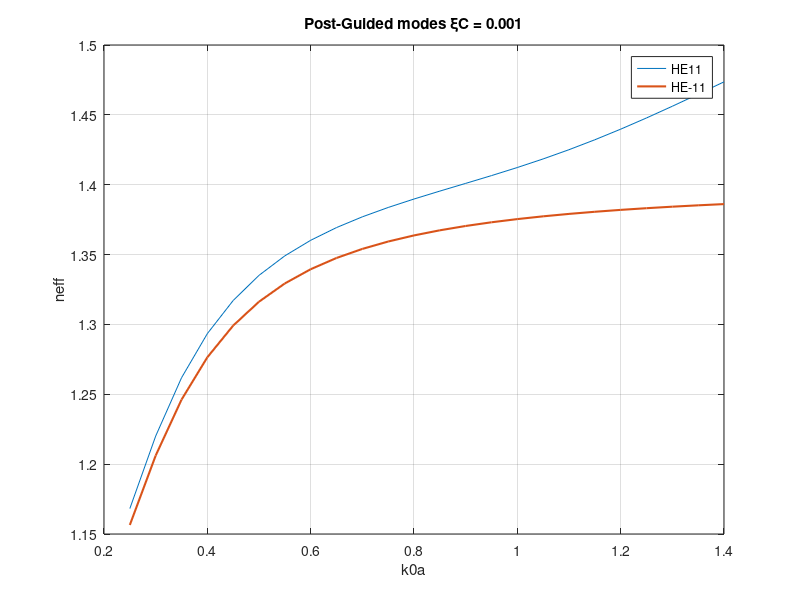
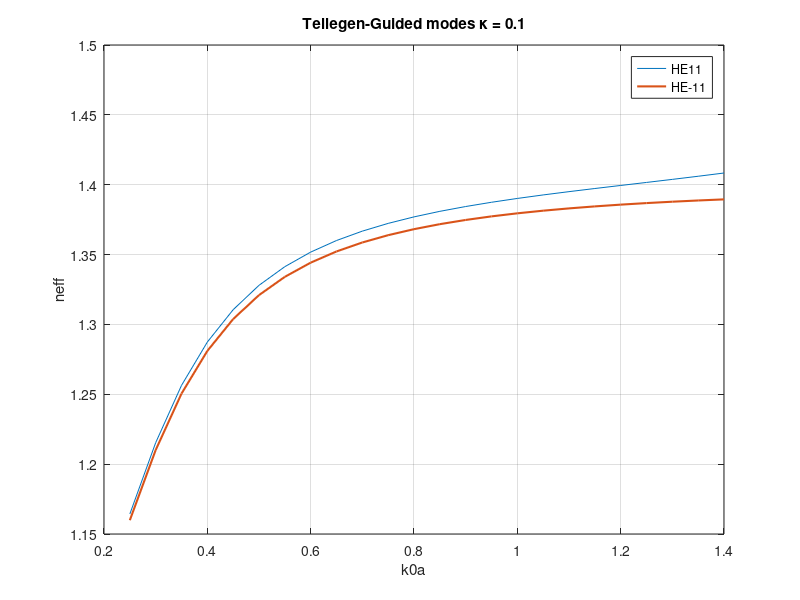

These figures' MATLAB source, in order:
clc, close all, clear all


% Plot
%Post
%Chirality=0
% x=linspace(0.25,1.4,24);
% y1=[1.1621264112771685 1.2127439270702591 1.2534355708765392 1.284212281590459 1.3071649934951726 ... 
%     1.3244183401266998 1.3375932313128533 1.3478325179385868 1.3559284594054222 1.362433238041437 ...
% 1.367737017371117 1.3721200610699893 1.3757871308930476 1.3788903114021598 1.38154434303737 ...
% 1.3838370784388538 1.385836726758082 1.3875969520958764 1.3891605166328782 1.3905619218694452...
% 1.3918293502642074 1.3929861093227667 1.3940517221805035 1.395042755166106];
% y2=[1.1621264112931426 1.21274392709108 1.2534355709026999 1.284212281622229 1.3071649935329228 ...
% 1.324418340170926 1.337593231364173 1.3478325179977662 1.3559284594733634 1.362433238119182 ...
% 1.367737017459864 1.3721200611711106 1.375787131008108 1.378890311532942 1.381544343185922 ...
% 1.3838370786075118 1.3858367269495293 1.3875969523132037 1.3891605168796417 1.3905619221497467...
% 1.3918293499456238 1.3929861089604174 1.3940517217680437 1.3950427546961996];
% figure('Name','Guided modes'), plot(x,y1,x,y2,'LineWidth',1.5), grid on
% legend('HE11','HE-11','Location','best')
% title('Post-Guided modes ξC = 0')
% xlabel('k0a') 
% ylabel('neff')

%Chirality=0.001
x=linspace(0.25,1.4,24);
y11=[1.1681969111305888 1.2200684486038131 1.2617911200808285 1.2934119461957398 1.3171221478330613...
1.3351243607607892 1.349094207434653 1.3602172846503713 1.369325046357276 1.3770107697896088...
1.3837114133599462 1.3897625664548319 1.3954346909746413 1.4009560990510448 1.40652539203857...
1.412314364106407 1.4184623997902372 1.4250656859983772 1.4321678259513664 1.4397589155895598...
1.4477853562925067 1.4561661334915994 1.464808907554616 1.4736217726997554];
ym11=[1.1564687805890532 1.2061162234225684 1.2461254529849926 1.2764748979656024 1.29916531568906...
1.3162561471373262 1.3293294703144851 1.3395054125702635 1.347562468597562 1.354044040835857...
1.3593343624686423 1.3637094496244038 1.3673708406152945 1.370468034575687 1.3731135891325208...
1.3753934271325583 1.3773739815279358 1.379107224371738 1.3806342587472722 1.3819879200956704...
1.3831946847989791 1.3842760876091842 1.38524978629161 1.386130369750182];
figure('Name','Guided modes'), plot(x,y11,x,ym11,'LineWidth',1.5), grid on
legend('HE11','HE-11','Location','best')
title('Post-Guided modes ξC = 0.001')
xlabel('k0a') 
ylabel('neff')

%Tellegen
%Chirality=0
% x=linspace(0.25,1.4,24);
% y11=[1.1621264112930607 1.212743927091011 1.2534355709026448 1.2842122816221875 1.3071649935328882...
% 1.3244183401709009 1.3375932313641514 1.347832517997747 1.3559284594733447 1.362433238119169 ...
% 1.3677370174598527 1.3721200611710989 1.3757871310080982 1.3788903115329336 1.3815443431859145...
% 1.383837078607504 1.3858367269495224 1.3875969523131977 1.3891605168796366 1.390561922149741...
% 1.391829350264202 1.3929861093227616 1.394051722180498 1.3950427551661018];
% ym11=[1.162126411277249 1.2127439270703229 1.253435570876589 1.2842122815904988 1.3071649934952052...
% 1.3244183401267238 1.3375932313128729 1.3478325179386046 1.3559284594054377 1.3624332380414497...
% 1.367737017371128 1.3721200610699997 1.3757871308930572 1.3788903114021689 1.3815443430373788...
% 1.3838370784388605 1.3858367267580887 1.3875969520958829 1.3891605166328846 1.3905619218694498...
% 1.3918293499456291 1.392986108960422 1.394051721768049 1.3950427546962043];
% figure('Name','Guided modes'), plot(x,y11,x,ym11,'LineWidth',1.5), grid on
% legend('HE11','HE-11','Location','best')
% title('Tellegen-Guided modes κ = 0')
% xlabel('k0a') 
% ylabel('neff')


% Tellegen
% Chirality=0.1
x=linspace(0.25,1.4,24);
y11=[1.1642995829623102 1.2153402724294138 1.2563632601774084 1.2873912371381797 1.3105493347371109...
1.3279874441154527 1.3413422407164892 1.3517666969192323 1.3600602569063287 1.366780893175523...
1.3723240404604506 1.3769752479940158 1.3809449395469933 1.3843915152161386 1.3874369174976728...
1.3901772909445005 1.392690394794281 1.3950408103115053 1.3972835880191226 1.3994667209027682...
1.4016326617397747 1.4038190073945604 1.4060584503223033 1.408378151497786];
ym11=[1.1598662130849395 1.210073611773484 1.250462702397353 1.2810321162998621 1.3038373851174945...
1.3209775560146386 1.3340583296616446 1.3442136763079122 1.3522304818458935 1.3586574933600177...
1.3638825325791506 1.3681841508999621 1.3717657629451114 1.3747783138290501 1.3773355137178478...
1.3795242290596492 1.3814116811907255 1.3830505105011417 1.3844823921100864 1.385740653772802...
1.3868521964741172 1.387838920911235 1.388718799247397 1.3895066890458383];
figure('Name','Guided modes'), plot(x,y11,x,ym11,'LineWidth',1.5), grid on
legend('HE11','HE-11','Location','best')
title('Tellegen-Guided modes κ = 0.1')
xlabel('k0a') 
ylabel('neff')
